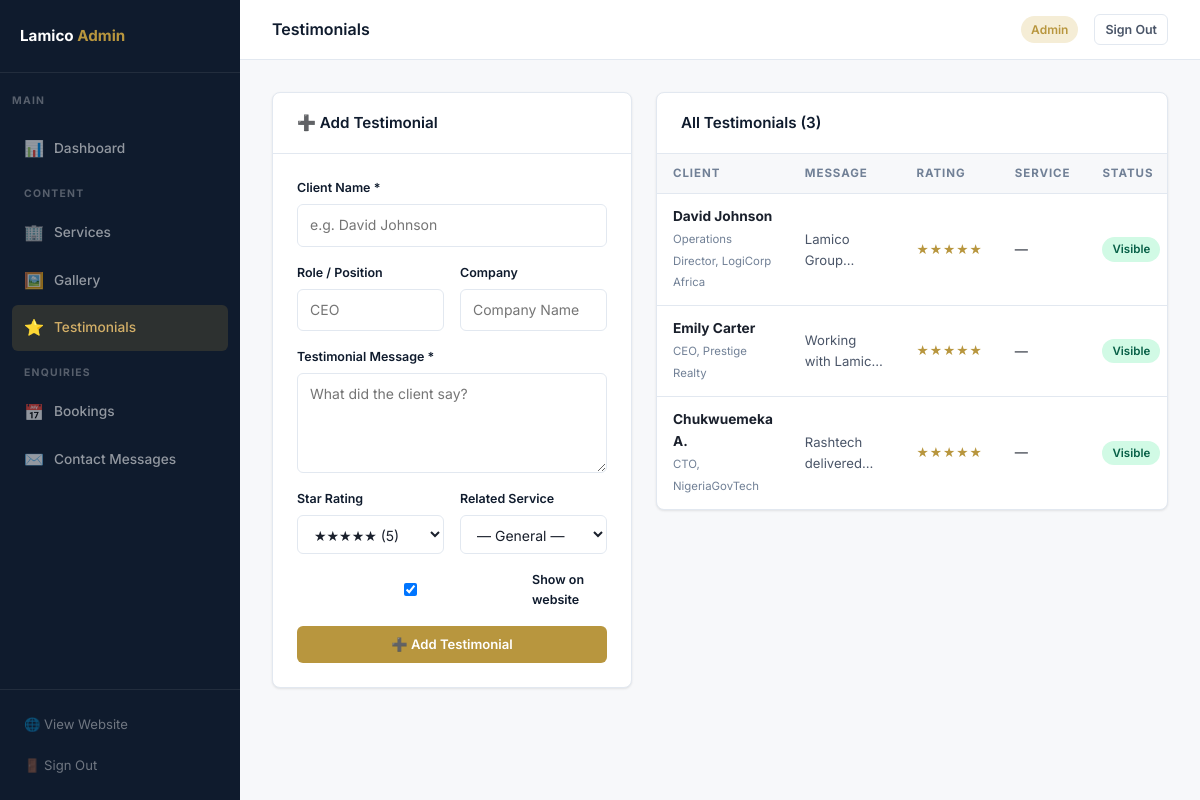
Screenshot of /admin/testimonials.php (signed in) with the database file from the repository.
### tables this page shows
CREATE TABLE IF NOT EXISTS `testimonials` (
  `id`          INT AUTO_INCREMENT PRIMARY KEY,
  `client_name` VARCHAR(255) NOT NULL,
  `client_role` VARCHAR(255),
  `company`     VARCHAR(255),
  `message`     TEXT NOT NULL,
  `rating`      TINYINT DEFAULT 5,
  `service_id`  INT,
  `active`      TINYINT(1) DEFAULT 1,
  `created_at`  TIMESTAMP DEFAULT CURRENT_TIMESTAMP,
  FOREIGN KEY (`service_id`) REFERENCES `services`(`id`) ON DELETE SET NULL
);

### admin/auth.php (called while the page is built, shortened)
<?php
function admin_url(string $path = ''): string {
    $proto = (!empty($_SERVER['HTTPS']) && $_SERVER['HTTPS'] !== 'off') ? 'https' : 'http';
    $host  = $_SERVER['HTTP_HOST'];
    $dir   = rtrim(str_replace('\\', '/', dirname(__DIR__)), '/');
    $doc   = rtrim(str_replace('\\', '/', $_SERVER['DOCUMENT_ROOT']), '/');
    $sub   = str_replace($doc, '', $dir);
    return $proto . '://' . $host . $sub . '/admin/' . ltrim($path, '/');
}
function site_url(string $path = ''): string {
    $proto = (!empty($_SERVER['HTTPS']) && $_SERVER['HTTPS'] !== 'off') ? 'https' : 'http';
    $host  = $_SERVER['HTTP_HOST'];
    $dir   = rtrim(str_replace('\\', '/', dirname(__DIR__)), '/');
    $doc   = rtrim(str_replace('\\', '/', $_SERVER['DOCUMENT_ROOT']), '/');
    $sub   = str_replace($doc, '', $dir);
    return $proto . '://' . $host . $sub . '/' . ltrim($path, '/');
}

### admin/testimonials.php (the view, shortened to what this page needs)
<?php
require_once 'auth.php';
require_once '../includes/db.php';
$admin_page = 'testimonials';
$testimonials  = $pdo->query('SELECT t.*, s.name as service_name FROM testimonials t LEFT JOIN services s ON t.service_id=s.id ORDER BY t.created_at DESC')->fetchAll();
$editing = null;
require_once 'layout-top.php';
?>
<div style="display:grid;grid-template-columns:360px 1fr;gap:24px;align-items:start;">
  <div class="card" style="position:sticky;top:80px;">
    <div class="card-header">
      <h2><?= $editing ? '✏️ Edit Testimonial' : '➕ Add Testimonial' ?></h2>
    </div>
    <div class="card-body">
      <form method="POST">
        <div class="form-group">
          <label>Client Name *</label>
          <input type="text" name="client_name" value="<?= htmlspecialchars($editing['client_name'] ?? '') ?>" placeholder="e.g. David Johnson" required>
        </div>
        <div class="form-grid">
          <div class="form-group">
            <label>Role / Position</label>
            <input type="text" name="client_role" value="<?= htmlspecialchars($editing['client_role'] ?? '') ?>" placeholder="CEO">
          </div>
          <div class="form-group">
            <label>Company</label>
            <input type="text" name="company" value="<?= htmlspecialchars($editing['company'] ?? '') ?>" placeholder="Company Name">
          </div>
        </div>
        <div class="form-group">
          <label>Testimonial Message *</label>
          <textarea name="message" placeholder="What did the client say?"><?= htmlspecialchars($editing['message'] ?? '') ?></textarea>
        </div>
        <div class="form-grid">
          <div class="form-group">
            <label>Star Rating</label>
            <select name="rating">
              <?php for ($i=5;$i>=1;$i--): ?>
              <option value="<?= $i ?>" <?= (intval($editing['rating'] ?? 5) === $i) ? 'selected' : '' ?>>
                <?= str_repeat('★',$i) ?> (<?= $i ?>)
              </option>
              <?php endfor; ?>
            </select>
          </div>
          <div class="form-group">
            <label>Related Service</label>
            <select name="service_id">
              <option value="">— General —</option>
            </select>
          </div>
        </div>
        <div class="form-group">
          <label style="display:flex;align-items:center;gap:8px;cursor:pointer;">
            <input type="checkbox" name="active" <?= (!$editing || $editing['active']) ? 'checked' : '' ?>>
            Show on website
          </label>
        </div>
        <button type="submit" class="btn btn-primary" style="width:100%;justify-content:center;">
          <?= $editing ? '💾 Save Changes' : '➕ Add Testimonial' ?>
        </button>
      </form>
    </div>
  </div>
  <div class="card">
    <div class="card-header">
      <h2>All Testimonials (<?= count($testimonials) ?>)</h2>
    </div>
    <table class="admin-table">
      <thead>
        <tr><th>Client</th><th>Message</th><th>Rating</th><th>Service</th><th>Status</th><th>Actions</th></tr>
      </thead>
      <tbody>
        <?php if ($testimonials): foreach ($testimonials as $t): ?>
        <tr>
          <td>
            <strong><?= htmlspecialchars($t['client_name']) ?></strong><br>
            <small style="color:var(--text-muted);"><?= htmlspecialchars(($t['client_role'] ? $t['client_role'] . ', ' : '') . ($t['company'] ?? '')) ?></small>
          </td>
          <td style="max-width:260px;">
            <span style="display:-webkit-box;-webkit-line-clamp:2;-webkit-box-orient:vertical;overflow:hidden;font-size:.82rem;color:var(--slate);">
              <?= htmlspecialchars($t['message']) ?>
            </span>
          </td>
          <td style="color:var(--gold);letter-spacing:1px;"><?= str_repeat('★', intval($t['rating'])) ?></td>
          <td style="font-size:.82rem;"><?= htmlspecialchars($t['service_name'] ?? '—') ?></td>
          <td><span class="badge <?= $t['active'] ? 'badge-active' : 'badge-inactive' ?>"><?= $t['active'] ? 'Visible' : 'Hidden' ?></span></td>
        </tr>
        <?php endforeach; else: ?>
        <tr><td colspan="6" style="text-align:center;padding:32px;color:var(--text-muted);">No testimonials yet.</td></tr>
        <?php endif; ?>
      </tbody>
    </table>
  </div>
</div>
<?php require_once 'layout-bottom.php'; ?>

### admin/layout-top.php (shortened to what this page needs)
<?php
$admin_page = $admin_page ?? '';
?>
<!DOCTYPE html>
<html lang="en">
<head>
  <link rel="stylesheet" href="<?= admin_url('admin.css') ?>">
</head>
<body>
<div class="admin-wrap">
  <aside class="sidebar">
    <div class="sidebar-logo">
      <span>Lamico <em>Admin</em></span>
    </div>
    <div class="sidebar-section">Main</div>
    <nav class="sidebar-nav">
      <a href="<?= admin_url('dashboard.php') ?>" class="<?= $admin_page === 'dashboard' ? 'active' : '' ?>">
        <span class="nav-icon">📊</span> Dashboard
      </a>
      <div class="sidebar-section" style="padding-top:12px;">Content</div>
      <a href="<?= admin_url('services.php') ?>" class="<?= $admin_page === 'services' ? 'active' : '' ?>">
        <span class="nav-icon">🏢</span> Services
      </a>
      <a href="<?= admin_url('gallery.php') ?>" class="<?= $admin_page === 'gallery' ? 'active' : '' ?>">
        <span class="nav-icon">🖼️</span> Gallery
      </a>
      <a href="<?= admin_url('testimonials.php') ?>" class="<?= $admin_page === 'testimonials' ? 'active' : '' ?>">
        <span class="nav-icon">⭐</span> Testimonials
      </a>
      <div class="sidebar-section" style="padding-top:12px;">Enquiries</div>
      <a href="<?= admin_url('bookings.php') ?>" class="<?= $admin_page === 'bookings' ? 'active' : '' ?>">
        <span class="nav-icon">📅</span> Bookings
      </a>
      <a href="<?= admin_url('contacts.php') ?>" class="<?= $admin_page === 'contacts' ? 'active' : '' ?>">
        <span class="nav-icon">✉️</span> Contact Messages
      </a>
    </nav>
    <div class="sidebar-footer">
      <a href="<?= site_url('index.php') ?>" target="_blank">🌐 View Website</a>
      <a href="<?= admin_url('logout.php') ?>" style="margin-top:4px;">🚪 Sign Out</a>
    </div>
  </aside>
  <div class="admin-main">
    <div class="admin-topbar">
      <span class="topbar-title"><?= ucfirst($admin_page ?: 'Admin') ?></span>
      <div class="topbar-right">
        <span class="topbar-badge">Admin</span>
        <a href="<?= admin_url('logout.php') ?>" class="btn btn-outline btn-sm">Sign Out</a>
      </div>
    </div>
    <div class="admin-content">

### admin/layout-bottom.php
    </div>
  </div>
</div>
</body>
</html>

### rows the page displays
testimonials: client_name "David Johnson", client_role+company "Operations Director, LogiCorp Africa", message "Lamico…", rating "★★★★★", service_name "—", active "Visible"
testimonials: client_name "Emily Carter", client_role+company "CEO, Prestige Realty", message "Working with…", rating "★★★★★", service_name "—", active "Visible"
testimonials: client_name "Chukwuemeka A.", client_role+company "CTO, NigeriaGovTech", message "Rashtech…", rating "★★★★★", service_name "—", active "Visible"

### other values shown
$admin_page ?: 'Admin' "Testimonials"
count($testimonials) "3"
form field rating "★★★★★ (5)"
